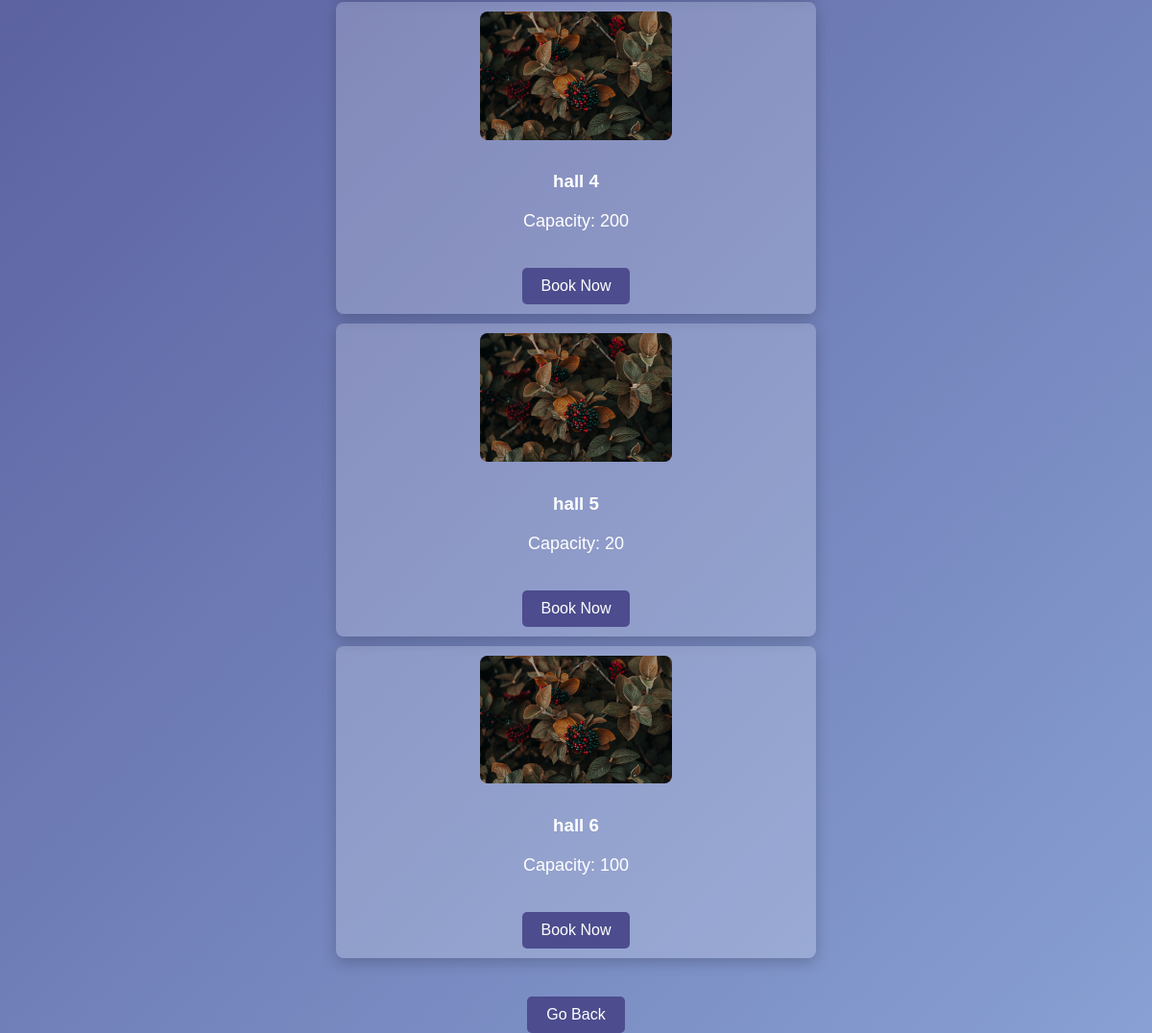
The app's page /hall_suggestions/hall 6/ (lower part), older data.
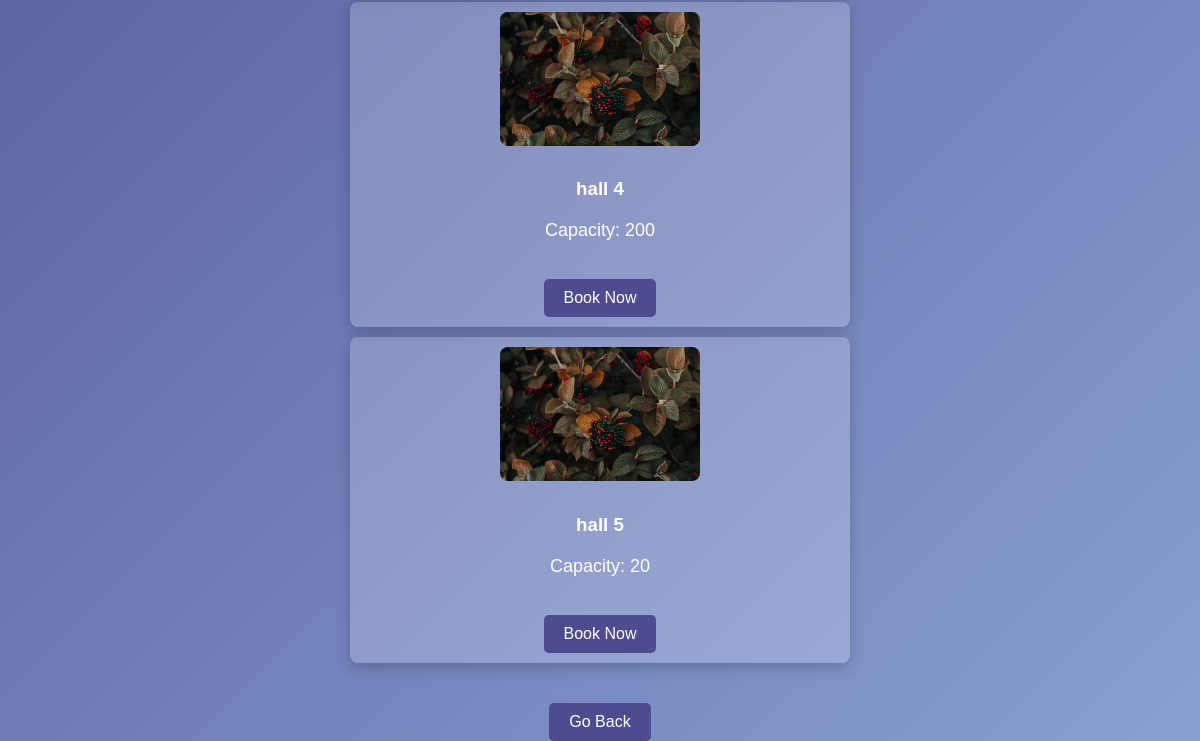
The same page, newer data.
### myapp/models.py (models this page shows, shortened)
class Hall(models.Model):
    name = models.CharField(max_length=255)
    capacity = models.IntegerField()
    image = models.ImageField(upload_to='hall_images/', blank=True, null=True)
    is_booked = models.BooleanField(default=False)

### myapp/views.py (the view)
# urls.py: path('hall_suggestions/<str:event_name>/', views.hall_suggestions, name='hall_suggestions'),
def hall_suggestions(request, event_name):
    available_halls = Hall.objects.filter(is_booked=False)
    return render(request, 'hall_suggestions.html', {
        'event': {'event_name': event_name},
        'available_halls': available_halls
    })

### myapp/templates/hall_suggestions.html (shortened to what this page needs)
<!DOCTYPE html>
<html lang="en">
<head>
</head>
<body>
    {% if available_halls %}
        <ul>
            {% for hall in available_halls %}
                <li>
                    <img src="{{ hall.image.url }}" alt="{{ hall.name }}" style="width:100%;max-width:200px;border-radius:8px;margin-bottom:10px;">
                    <h3>{{ hall.name }}</h3>
                    <p>Capacity: {{ hall.capacity }}</p>
                    <a href="{% url 'request_hall_booking' hall.id %}" class="button">Book Now</a>
                </li>
            {% endfor %}
        </ul>
    {% else %}
        <p>No halls available for the given criteria.</p>
    {% endif %}
    <a href="{% url 'event_form' %}" class="button">Go Back</a>
</body>
</html>

Row changes from the older to the newer data that the page shows:
no longer on this page (row edited): Hall: image (picture), name "hall 6", capacity "100"
